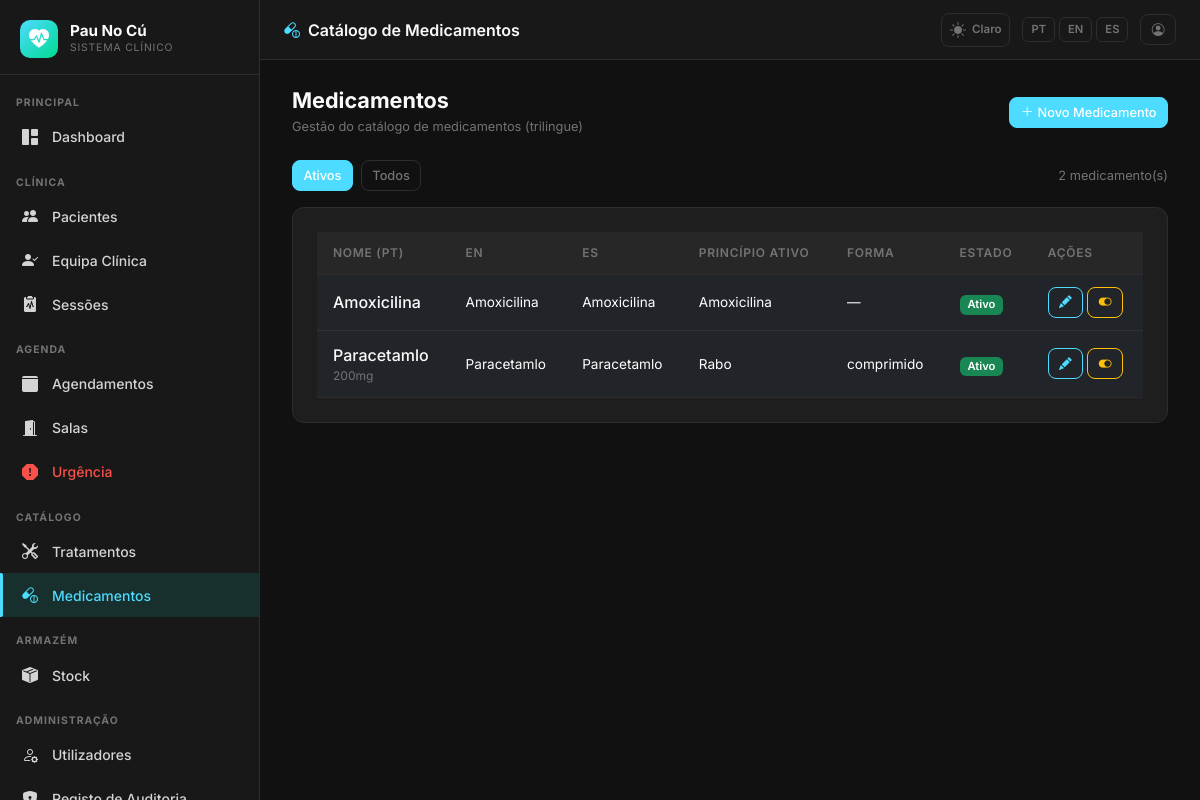
Page /admin/medicines (signed in) on the committed database.
### app/models.py (models this page shows, shortened)
class AppSetting(db.Model):
    __tablename__ = 'app_settings'
    key   = db.Column(db.String(64), primary_key=True)
    value = db.Column(db.Text, nullable=True)
    _DEFAULTS = {
        'app_name':       'DentalCare Pro',
        'app_logo':       '',
        'bg_dark':        '#111111',
        'sidebar_dark':   '#181818',
        'card_dark':      '#1e1e1e',
        'border_dark':    '#2d2d2d',
        'text_dark':      '#d4d4d4',
        'primary_dark':   '#14b8a6',
        'success_dark':   '#22c55e',
        'danger_dark':    '#f87171',
        'warning_dark':   '#fbbf24',
        'bg_light':       '#f0f4f8',
        'card_light':     '#ffffff',
        'border_light':   '#d1dce8',
        'text_light':     '#334155',
        'primary_light':  '#1976d2',
        'success_light':  '#00875a',
        'danger_light':   '#d32f2f',
        'warning_light':  '#e65100',
        'xray_max_mb':        '10',
        'stock_invoice_max_mb': '5',
        'urgency_surcharge':  '30',
    }
    @classmethod
    def all_as_dict(cls):
        stored = {s.key: s.value for s in cls.query.all()}
        result = dict(cls._DEFAULTS)
        result.update(stored)
        return result

class Medicine(db.Model):
    __tablename__ = 'medicines'
    id = db.Column(db.Integer, primary_key=True)
    name_pt = db.Column(db.String(200), nullable=False)
    name_en = db.Column(db.String(200), nullable=False)
    name_es = db.Column(db.String(200), nullable=False)
    active_ingredient = db.Column(db.String(200), nullable=True)
    dosage_form = db.Column(db.String(100), nullable=True)
    strength = db.Column(db.String(50), nullable=True)
    instructions_pt = db.Column(db.Text, nullable=True)
    instructions_en = db.Column(db.Text, nullable=True)
    instructions_es = db.Column(db.Text, nullable=True)
    contraindications_pt = db.Column(db.Text, nullable=True)
    contraindications_en = db.Column(db.Text, nullable=True)
    contraindications_es = db.Column(db.Text, nullable=True)
    is_active = db.Column(db.Boolean, default=True)
    created_by_id = db.Column(db.Integer, db.ForeignKey('users.id'), nullable=True)
    created_at = db.Column(db.DateTime, default=lambda: datetime.now(timezone.utc))
    updated_at = db.Column(db.DateTime, default=lambda: datetime.now(timezone.utc),
                           onupdate=lambda: datetime.now(timezone.utc))
    created_by = db.relationship('User', backref='created_medicines')

### app/admin/routes.py (the view)
@admin_bp.route('/medicines')
@login_required
def medicines():
    _clinical_staff_check()
    page = request.args.get('page', 1, type=int)
    query = Medicine.query.order_by(Medicine.name_pt)
    if request.args.get('inactive') != '1':
        query = query.filter_by(is_active=True)
    medicines = query.paginate(page=page, per_page=20)
    return render_template('admin/medicines/index.html', medicines=medicines)

### app/__init__.py (called while the page is built)
def get_locale():
    lang = session.get('lang')
    if lang in ['pt', 'en', 'es']:
        return lang
    return 'pt'

### app/admin/routes.py (called while the page is built)
def _clinical_staff_check():
    if current_user.role not in [Role.SUPERADMIN, Role.CLINICAL_DIRECTOR, Role.DENTIST]:
        abort(403)

### app/models.py (called while the page is built)
    def role_display(self):
        role_map = {
            Role.SUPERADMIN: 'Superadmin',
            Role.CLINICAL_DIRECTOR: 'Diretor Clínico',
            Role.DENTIST: 'Dentista',
            Role.PATIENT: 'Paciente',
            Role.RECEPTION: 'Recepção',
        }
        return role_map.get(self.role, self.role)

    def role_badge_class(self):
        badge_map = {
            Role.SUPERADMIN: 'danger',
            Role.CLINICAL_DIRECTOR: 'primary',
            Role.DENTIST: 'success',
            Role.PATIENT: 'info',
            Role.RECEPTION: 'warning',
        }
        return badge_map.get(self.role, 'secondary')

### app/templates/admin/medicines/index.html (shortened to what this page needs)
{% extends "base.html" %}
{% block page_title %}<i class="bi bi-capsule-pill me-2" style="color:var(--dc-primary)"></i>{{ _('Catálogo de Medicamentos') }}{% endblock %}
{% block content %}
<div class="dc-page-header">
  <div>
    <h1>{{ _('Medicamentos') }}</h1>
    <p>{{ _('Gestão do catálogo de medicamentos (trilingue)') }}</p>
  </div>
  {% if current_user.role in ['superadmin', 'clinical_director'] %}
  <a href="{{ url_for('admin.new_medicine') }}" class="btn btn-primary btn-sm">
    <i class="bi bi-plus-lg me-1"></i>{{ _('Novo Medicamento') }}
  </a>
  {% endif %}
</div>
<div class="d-flex align-items-center gap-2 mb-3 flex-wrap">
  <a href="{{ url_for('admin.medicines') }}" class="btn btn-sm {% if not request.args.get('inactive') %}btn-primary{% else %}btn-outline-secondary{% endif %}">
    {{ _('Ativos') }}
  </a>
  <a href="{{ url_for('admin.medicines', inactive=1) }}" class="btn btn-sm {% if request.args.get('inactive') %}btn-primary{% else %}btn-outline-secondary{% endif %}">
    {{ _('Todos') }}
  </a>
  <span class="ms-auto" style="font-size:.8rem;color:var(--dc-text-muted)">
    {{ medicines.total }} {{ _('medicamento(s)') }}
  </span>
</div>
{% if medicines.items %}
<div class="dc-card med-table-wrap">
  <div class="table-responsive">
    <table class="table mb-0">
      <thead>
        <tr>
          <th>{{ _('Nome (PT)') }}</th>
          <th>{{ _('EN') }}</th>
          <th>{{ _('ES') }}</th>
          <th>{{ _('Princípio Ativo') }}</th>
          <th>{{ _('Forma') }}</th>
          <th>{{ _('Estado') }}</th>
          {% if current_user.role in ['superadmin', 'clinical_director'] %}
          <th>{{ _('Ações') }}</th>
          {% endif %}
        </tr>
      </thead>
      <tbody>
        {% for m in medicines.items %}
        <tr>
          <td>
            <div style="font-weight:500;color:var(--dc-white)">{{ m.name_pt }}</div>
            {% if m.strength %}<div style="font-size:.75rem;color:var(--dc-text-muted)">{{ m.strength }}</div>{% endif %}
          </td>
          <td style="font-size:.85rem">{{ m.name_en }}</td>
          <td style="font-size:.85rem">{{ m.name_es }}</td>
          <td style="font-size:.85rem">{{ m.active_ingredient or '—' }}</td>
          <td style="font-size:.85rem">{{ m.dosage_form or '—' }}</td>
          <td>
            <span class="badge bg-{% if m.is_active %}success{% else %}secondary{% endif %}">
              {{ _('Ativo') if m.is_active else _('Inativo') }}
            </span>
          </td>
          {% if current_user.role in ['superadmin', 'clinical_director'] %}
          <td>
            <div class="d-flex gap-1">
              <a href="{{ url_for('admin.edit_medicine', id=m.id) }}" class="btn btn-sm btn-outline-primary">
                <i class="bi bi-pencil-fill"></i>
              </a>
              <form method="POST" action="{{ url_for('admin.toggle_medicine', id=m.id) }}" class="d-inline">
                <button type="submit" class="btn btn-sm btn-outline-{{ 'warning' if m.is_active else 'success' }}">
                  <i class="bi bi-{{ 'toggle-on' if m.is_active else 'toggle-off' }}"></i>
                </button>
              </form>
            </div>
          </td>
          {% endif %}
        </tr>
        {% endfor %}
      </tbody>
    </table>
  </div>
</div>
{% else %}
<div class="dc-card text-center py-5" style="color:var(--dc-text-muted)">
  <i class="bi bi-capsule fs-2 mb-2 d-block"></i>
  {{ _('Nenhum medicamento encontrado') }}
</div>
{% endif %}
{% endblock %}

### app/templates/base.html (shortened to what this page needs)
<!DOCTYPE html>
<html lang="{{ get_locale() }}" data-dc-theme="{{ session.get('theme', 'dark') }}">
<head>
  <link href="https://cdn.jsdelivr.net/npm/bootstrap@5.3.2/dist/css/bootstrap.min.css" rel="stylesheet">
  <link href="https://cdn.jsdelivr.net/npm/bootstrap-icons@1.11.3/font/bootstrap-icons.min.css" rel="stylesheet">
  <link href="{{ url_for('static', filename='css/dental.css') }}" rel="stylesheet">
</head>
<body>
<aside class="dc-sidebar" id="dcSidebar">
  <div class="dc-brand">
    <div class="dc-brand-icon">
      {% if app_settings.app_logo %}
        <img src="{{ url_for('superadmin.logo_file', filename=app_settings.app_logo) }}"
             alt="{{ app_settings.app_name }}"
             style="width:36px;height:36px;object-fit:contain;border-radius:6px;">
      {% else %}
        <i class="bi bi-heart-pulse-fill"></i>
      {% endif %}
    </div>
    <div class="flex-fill">
      <div class="dc-brand-name">{{ app_settings.app_name }}</div>
      <div class="dc-brand-sub">{{ _('Sistema Clínico') }}</div>
    </div>
  </div>
  <nav class="dc-nav">
    {% set role = current_user.role %}
    <div class="dc-nav-section">{{ _('Principal') }}</div>
    <a href="{{ url_for('main.dashboard') }}"
       class="dc-nav-item {% if request.endpoint == 'main.dashboard' %}active{% endif %}">
      <i class="bi bi-grid-1x2-fill"></i> {{ _('Dashboard') }}
    </a>
    {% if role in ['superadmin', 'clinical_director', 'dentist', 'reception'] %}
    <div class="dc-nav-section mt-2">{{ _('Clínica') }}</div>
    {% endif %}
    {% if role in ['superadmin', 'clinical_director', 'dentist', 'reception'] %}
    <a href="{{ url_for('patients.index') }}"
       class="dc-nav-item {% if request.endpoint == 'patients.index' or request.endpoint in ['patients.new','patients.edit','patients.detail'] %}active{% endif %}">
      <i class="bi bi-people-fill"></i> {{ _('Pacientes') }}
    </a>
    {% endif %}
    {% if role in ['superadmin', 'clinical_director'] %}
    <a href="{{ url_for('patients.care_team_pending') }}"
       class="dc-nav-item {% if request.endpoint == 'patients.care_team_pending' %}active{% endif %}">
      <i class="bi bi-person-check-fill"></i> {{ _('Equipa Clínica') }}
    </a>
    {% endif %}
    {% if role in ['superadmin', 'clinical_director', 'dentist'] %}
    <a href="{{ url_for('sessions.index') }}"
       class="dc-nav-item {% if request.endpoint and 'sessions.' in request.endpoint and 'audit' not in request.endpoint and 'evolution' not in request.endpoint %}active{% endif %}">
      <i class="bi bi-clipboard2-pulse-fill"></i> {{ _('Sessões') }}
    </a>
    {% endif %}
    {% if role in ['superadmin', 'clinical_director', 'reception', 'dentist'] %}
    <div class="dc-nav-section mt-2">{{ _('Agenda') }}</div>
    {% endif %}
    {% if role in ['superadmin', 'clinical_director', 'reception'] %}
    <a href="{{ url_for('scheduling.calendar') }}"
       class="dc-nav-item {% if request.endpoint and 'scheduling.' in request.endpoint and 'emergency' not in request.endpoint and 'room' not in request.endpoint %}active{% endif %}">
      <i class="bi bi-calendar3-fill"></i> {{ _('Agendamentos') }}
    </a>
    {% endif %}
    {% if role in ['superadmin', 'clinical_director', 'reception', 'dentist'] %}
    <a href="{{ url_for('scheduling.rooms') }}"
       class="dc-nav-item {% if request.endpoint and 'rooms' in request.endpoint %}active{% endif %}">
      <i class="bi bi-door-open-fill"></i> {{ _('Salas') }}
    </a>
    {% endif %}
    {% if role in ['superadmin', 'clinical_director', 'reception', 'dentist'] %}
    <a href="{{ url_for('scheduling.emergency') }}"
       class="dc-nav-item {% if request.endpoint and 'emergency' in request.endpoint %}active{% endif %}"
       style="color:var(--dc-danger)">
      <i class="bi bi-exclamation-octagon-fill"></i> {{ _('Urgência') }}
    </a>
    {% endif %}
    {% if role in ['superadmin', 'clinical_director', 'dentist'] %}
    <div class="dc-nav-section mt-2">{{ _('Catálogo') }}</div>
    <a href="{{ url_for('admin.treatments') }}"
       class="dc-nav-item {% if 'treatments' in request.endpoint %}active{% endif %}">
      <i class="bi bi-tools"></i> {{ _('Tratamentos') }}
    </a>
    <a href="{{ url_for('admin.medicines') }}"
       class="dc-nav-item {% if 'medicine' in request.endpoint %}active{% endif %}">
      <i class="bi bi-capsule-pill"></i> {{ _('Medicamentos') }}
    </a>
    {% endif %}
    {% if role in ['superadmin', 'clinical_director', 'dentist', 'receptionist'] %}
    <div class="dc-nav-section mt-2">{{ _('Armazém') }}</div>
    <a href="{{ url_for('stock.index') }}"
       class="dc-nav-item {% if request.endpoint and 'stock.' in request.endpoint %}active{% endif %}">
      <i class="bi bi-box-seam-fill"></i> {{ _('Stock') }}
    </a>
    {% endif %}
    {% if role in ['superadmin', 'clinical_director'] %}
    <div class="dc-nav-section mt-2">{{ _('Administração') }}</div>
    <a href="{{ url_for('admin.users') }}"
       class="dc-nav-item {% if 'user' in request.endpoint %}active{% endif %}">
      <i class="bi bi-person-gear"></i> {{ _('Utilizadores') }}
    </a>
    <a href="{{ url_for('admin.audit_log') }}"
       class="dc-nav-item {% if 'audit' in request.endpoint %}active{% endif %}">
      <i class="bi bi-shield-lock-fill"></i> {{ _('Registo de Auditoria') }}
    </a>
    {% endif %}
  </nav>
</aside>
<header class="dc-topbar">
  <span class="page-title">{% block page_title %}{% endblock %}</span>
  <div class="topbar-actions">
    <a href="{{ url_for('auth.toggle_theme') }}"
       class="theme-toggle"
       title="{{ _('Alternar tema') }}">
      {% if session.get('theme', 'dark') == 'dark' %}
        <i class="bi bi-sun-fill"></i><span style="font-size:.72rem;font-weight:600;margin-left:2px">{{ _('Claro') }}</span>
      {% else %}
        <i class="bi bi-moon-stars-fill"></i><span style="font-size:.72rem;font-weight:600;margin-left:2px">{{ _('Escuro') }}</span>
      {% endif %}
    </a>
    <div class="lang-switcher">
      <a href="{{ url_for('auth.set_lang', lang='pt') }}"
         class="lang-btn {% if get_locale() == 'pt' %}active{% endif %}">PT</a>
      <a href="{{ url_for('auth.set_lang', lang='en') }}"
         class="lang-btn {% if get_locale() == 'en' %}active{% endif %}">EN</a>
      <a href="{{ url_for('auth.set_lang', lang='es') }}"
         class="lang-btn {% if get_locale() == 'es' %}active{% endif %}">ES</a>
    </div>
    <a href="{{ url_for('auth.profile') }}" class="btn btn-sm btn-outline-secondary" title="{{ _('Meu Perfil') }}">
      <i class="bi bi-person-circle"></i>
    </a>
  </div>
</header>
<main class="dc-main">
  <div class="dc-content">
    {% block content %}{% endblock %}
  </div>
</main>
</body>
</html>

### rows in the picture
AppSetting: app_name "Pau No Cú"
Medicine: name_pt "Amoxicilina", name_en "Amoxicilina", name_es "Amoxicilina", active_ingredient "Amoxicilina", dosage_form "—"
Medicine: name_pt "Paracetamlo", strength "200mg", name_en "Paracetamlo", name_es "Paracetamlo", active_ingredient "Rabo", dosage_form "comprimido"

### other values in the picture
{{ medicines.total }} "2"
